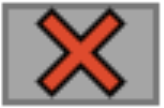
#> input picture Week4LabActivities/Assets/eraser.png, 164 x 108 px
$ python explore_colors.py
#> lines starting #> are read from the running program, lines starting #| are printed output that depends on the picture
# explore_colors.py
from PIL import Image

image = Image.open('Assets/eraser.png')
#> image is the input picture: PIL image 164x108 RGBA; mean R, G, B, A 154.4, 134.3, 130.3, 255

# get one pixel
print(image.getpixel((0,0)))
#| (255, 255, 255, 255)

# # grayscale images
red_grayscale_image = image.getchannel('R')
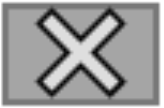
#> red_grayscale_image: PIL image 164x108 L; min 1, max 255, mean 154.4
blue_grayscale_image = image.getchannel('B')
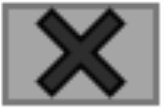
#> blue_grayscale_image: PIL image 164x108 L; min 0, max 255, mean 130.3

blue_grayscale_image.show()

# change the pixel color
image.putpixel((0,0), (255,0,255))
image.show()

# explore
print(image.getpixel((0,0)))
#| (255, 0, 255, 255)
for x in range(image.size[0]):
    for y in range(image.size[1]):
        if image.getpixel((x,y))[0] == 0:
            image.putpixel((x,y), (200,20,20))
image.show()

$ run again, with Week4LabActivities/Assets/pencil.png copied over Week4LabActivities/Assets/eraser.png
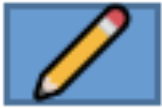
#> input picture Week4LabActivities/Assets/pencil.png, 162 x 108 px
#> image is the input picture: PIL image 162x108 RGBA; mean R, G, B, A 114.9, 143.5, 170.8, 255
#| (255, 255, 255, 255)
#> `red_grayscale_image = image.getchannel('R')`:
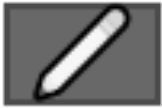
#> red_grayscale_image: PIL image 162x108 L; min 0, max 255, mean 114.9
#> `blue_grayscale_image = image.getchannel('B')`:
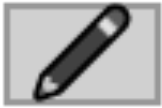
#> blue_grayscale_image: PIL image 162x108 L; min 0, max 255, mean 170.8
#| (255, 0, 255, 255)
